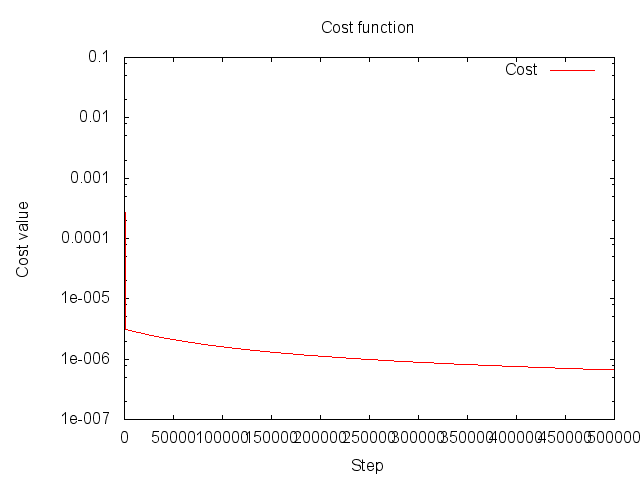

Recreate this plot in gnuplot.
 set title "Cost function"
 set xrange[1:      500000 ]
 set logscale y
 set xlabel "Step"
 set ylabel "Cost value"
 set style data lines
 set terminal png
 set output "plot.png"
 plot "cost.txt" title "Cost"
